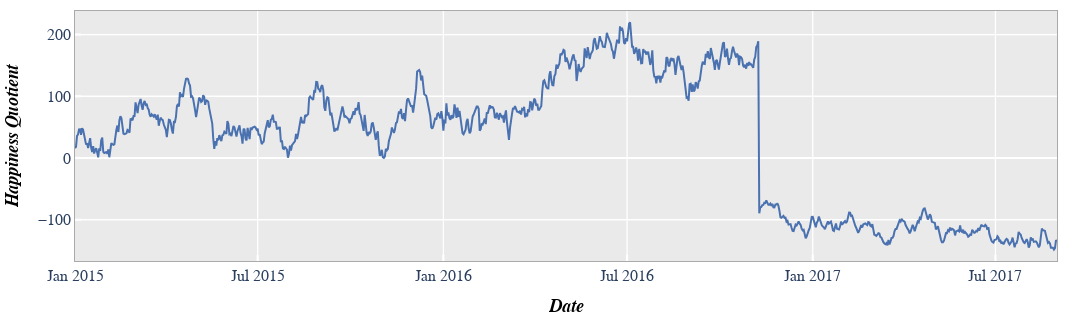

Write notebook code for a chart like this one.
### Markdown cell above
We can also use ``plot`` to visualize time series data.  In this example, we use the ``ts`` dataset loaded previously and place the "Date" column on the x-axis.  For clarity, we disable markers and widen the horizontal size of the plot area.

### Code cell
fcp.plot(ts, x='Date', y='Happiness Quotient', markers=False, ax_size=[1000, 250], line_width=2)

### Figure 1 — Plotly figure (JSON) as saved in the notebook; plotly's stock layout.template omitted (floating-point values rounded to 4 significant figures; data arrays with more than 128 entries replaced by an {"elided": "..."} marker saying what was removed)
{"data": [{"line": {"color": "#4b72b0", "width": 2}, "mode": "lines", "showlegend": true, "type": "scatter", "x": {"elided": "974 str values"}, "xaxis": "x", "y": {"elided": "974 float values"}, "yaxis": "y"}], "layout": {"autosize": false, "height": 322, "margin": {"b": 60, "l": 64, "r": 35, "t": 10}, "modebar": {"orientation": "v"}, "paper_bgcolor": "#ffffff", "plot_bgcolor": "#eaeaea", "showlegend": false, "title": {"x": 0.5309, "y": 0.9627}, "width": 1101, "xaxis": {"anchor": "y", "domain": [0, 1], "gridcolor": "#ffffff", "griddash": "solid", "gridwidth": 1.3, "linecolor": "#aaaaaa", "linewidth": 1, "mirror": true, "range": [null, null], "showline": true, "showticklabels": true, "tickcolor": "#ffffff", "tickfont": {"family": "sans-serif", "size": 16}, "ticklen": 6.2, "ticks": "inside", "tickwidth": 2.2, "title": {"font": {"color": "#000000", "family": "sans-serif", "size": 18}, "standoff": 15, "text": "<i><b>Date</b></i>"}}, "yaxis": {"anchor": "x", "domain": [0, 1], "gridcolor": "#ffffff", "griddash": "solid", "gridwidth": 1.3, "linecolor": "#aaaaaa", "linewidth": 1, "mirror": true, "range": [-166.8, 238.1], "showline": true, "showticklabels": true, "tickcolor": "#ffffff", "tickfont": {"family": "sans-serif", "size": 16}, "ticklen": 6.2, "ticks": "inside", "tickwidth": 2.2, "title": {"font": {"color": "#000000", "family": "sans-serif", "size": 18}, "standoff": 15, "text": "<i><b>Happiness Quotient</b></i>"}}}}
